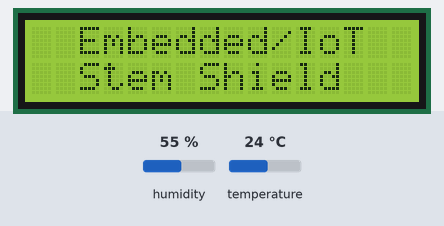
The program below on a simulated Arduino Nano, built with avr-gcc and run on an emulated ATmega328P. Shown: 16×2 character LCD. The inputs (shaded band) are chosen by the test bench; at power-on: humidity 55 %, temperature 24 °C.

Above: at 0.1 s.
At 4.1 s:
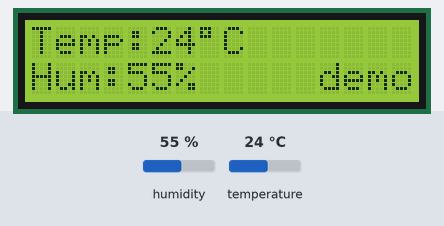

The program:

main.cpp
```cpp
#include <Arduino.h>
#include <LiquidCrystal.h> // Include LiquidCrystal Library
#include <dht.h>

#define outPin 10

LiquidCrystal lcd(9, 8, 7, 6, 5, 4); /* Create an LCD object. */
dht DHT;

void setup()
{
	lcd.begin(16, 2); // Initialize the LCD
	DHT.read11(outPin);

	lcd.setCursor(2, 0);
	lcd.print("Embedded/IoT");
	lcd.setCursor(2, 1);
	lcd.print("Stem Shield");
	delay(4000);
	lcd.clear();
}

void loop()
{

	float t = DHT.temperature;
	float h = DHT.humidity;

	lcd.setCursor(0, 0);
	lcd.print("Temp:");
	lcd.print(t, 0);
	lcd.print((char)223); // shows degrees character
	lcd.print("C");

	lcd.setCursor(0, 1);
	lcd.print("Hum:");
	lcd.print(h, 0);
	lcd.print("%");

	lcd.setCursor(12, 1);
	lcd.print("demo");

	delay(2000);
}
```
